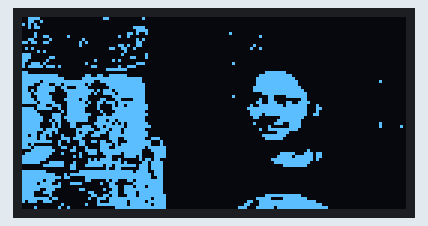
The program below on a simulated ESP32. Parts: 128×64 one-colour display.

Above: at 2.1 s.

The program:

main.cpp
```cpp
#include <Arduino.h>
#include <Wire.h>
#include <Adafruit_GFX.h>
#include <Adafruit_SSD1306.h>

#define SCREEN_WIDTH 128
#define SCREEN_HEIGHT 64

Adafruit_SSD1306 display(SCREEN_WIDTH, SCREEN_HEIGHT, &Wire, -1);

static const uint8_t image_data_Saraarray[1024] = {
    0x3c, 0x00, 0x00, 0x18, 0x00, 0x80, 0x00, 0x00, 0x00, 0x00, 0x00, 0x00, 0x00, 0x00, 0x00, 0x00,
    0x32, 0x00, 0x00, 0x00, 0x00, 0x00, 0x00, 0x00, 0x00, 0x00, 0x00, 0x00, 0x00, 0x00, 0x00, 0x00,
    0xa8, 0x00, 0x00, 0x00, 0x00, 0x00, 0x00, 0x00, 0x00, 0x00, 0x00, 0x00, 0x00, 0x00, 0x00, 0x00,
    0x2c, 0x00, 0x00, 0x00, 0x07, 0x80, 0x00, 0x00, 0x00, 0x00, 0x00, 0x00, 0x00, 0x00, 0x00, 0x00,
    0x00, 0x00, 0x00, 0x00, 0x03, 0xc0, 0x00, 0x00, 0x00, 0x00, 0x00, 0x00, 0x00, 0x00, 0x00, 0x00,
    0x08, 0x00, 0x00, 0x00, 0x1a, 0x40, 0x00, 0x00, 0x04, 0x00, 0x00, 0x00, 0x00, 0x00, 0x00, 0x00,
    0x09, 0x81, 0x00, 0x00, 0x90, 0x00, 0x00, 0x00, 0x00, 0x01, 0x00, 0x00, 0x00, 0x00, 0x00, 0x00,
    0x30, 0x40, 0x08, 0x00, 0x02, 0x80, 0x00, 0x00, 0x00, 0x00, 0x00, 0x00, 0x00, 0x00, 0x00, 0x00,
    0xd9, 0x80, 0x14, 0x00, 0x03, 0x00, 0x00, 0x00, 0x00, 0x00, 0x00, 0x00, 0x00, 0x00, 0x00, 0x00,
    0x00, 0x00, 0x10, 0x00, 0xd3, 0x00, 0x00, 0x00, 0x00, 0x04, 0x00, 0x00, 0x00, 0x00, 0x00, 0x00,
    0x50, 0x00, 0x00, 0x06, 0x64, 0x00, 0x00, 0x00, 0x00, 0x09, 0x00, 0x00, 0x00, 0x00, 0x00, 0x00,
    0x05, 0x00, 0x00, 0x00, 0x20, 0x00, 0x00, 0x00, 0x00, 0x00, 0x00, 0x00, 0x00, 0x00, 0x00, 0x00,
    0xe0, 0x00, 0x00, 0x00, 0x40, 0x40, 0x00, 0x00, 0x00, 0x00, 0x00, 0x00, 0x00, 0x00, 0x00, 0x00,
    0xe0, 0x60, 0x00, 0x00, 0x0c, 0x40, 0x00, 0x00, 0x00, 0x00, 0x00, 0x00, 0x00, 0x00, 0x00, 0x00,
    0xc0, 0x80, 0x00, 0x82, 0x80, 0x00, 0x00, 0x00, 0x00, 0x00, 0x00, 0x00, 0x00, 0x00, 0x00, 0x00,
    0x9d, 0x00, 0x04, 0x00, 0x03, 0x80, 0x00, 0x00, 0x02, 0x00, 0x00, 0x00, 0x00, 0x00, 0x00, 0x00,
    0xbe, 0xe8, 0x01, 0x80, 0x9c, 0x00, 0x00, 0x00, 0x00, 0x00, 0x00, 0x00, 0x00, 0x00, 0x00, 0x00,
    0x00, 0x00, 0x00, 0x0f, 0xe0, 0x00, 0x00, 0x00, 0x00, 0x00, 0x00, 0x00, 0x00, 0x00, 0x00, 0x00,
    0xc0, 0x00, 0x00, 0x00, 0x00, 0x00, 0x00, 0x00, 0x00, 0x00, 0x7f, 0x00, 0x00, 0x00, 0x00, 0x00,
    0xff, 0xf0, 0x06, 0x67, 0xe0, 0x00, 0x00, 0x00, 0x00, 0x01, 0xff, 0xc0, 0x00, 0x00, 0x00, 0x00,
    0xff, 0xfc, 0x0f, 0xff, 0xff, 0x00, 0x00, 0x00, 0x00, 0x03, 0xff, 0xe0, 0x00, 0x00, 0x00, 0x00,
    0xfd, 0xff, 0xff, 0x3f, 0xff, 0x00, 0x00, 0x00, 0x00, 0x03, 0xff, 0xf0, 0x00, 0x00, 0x01, 0x00,
    0xf3, 0x9b, 0xfa, 0x0f, 0xff, 0x80, 0x00, 0x00, 0x00, 0x03, 0xff, 0xf0, 0x00, 0x00, 0x00, 0x00,
    0xc7, 0xe6, 0x3c, 0x07, 0xff, 0x80, 0x00, 0x00, 0x00, 0x07, 0xff, 0xf8, 0x00, 0x00, 0x00, 0x00,
    0xd7, 0xe3, 0xff, 0x5d, 0xff, 0x80, 0x00, 0x00, 0x00, 0x07, 0xff, 0xfc, 0x00, 0x00, 0x00, 0x00,
    0xef, 0x81, 0xfe, 0x9e, 0xff, 0x80, 0x00, 0x00, 0x00, 0x00, 0xff, 0xfe, 0x00, 0x00, 0x00, 0x00,
    0xe7, 0xc1, 0xfc, 0x03, 0xff, 0x80, 0x00, 0x00, 0x02, 0x00, 0x30, 0xfe, 0x00, 0x00, 0x00, 0x00,
    0xf7, 0xc3, 0xec, 0x31, 0x87, 0x80, 0x00, 0x00, 0x00, 0x01, 0x30, 0x06, 0x00, 0x00, 0x00, 0x00,
    0xfb, 0xe1, 0xfa, 0x6e, 0xff, 0x80, 0x00, 0x00, 0x00, 0x03, 0x38, 0xcf, 0x00, 0x00, 0x00, 0x00,
    0x07, 0x39, 0xfc, 0x42, 0xdf, 0xc0, 0x00, 0x00, 0x00, 0x09, 0xfe, 0xfe, 0x20, 0x00, 0x00, 0x00,
    0xf7, 0xc9, 0xf8, 0x43, 0xff, 0xc0, 0x00, 0x00, 0x00, 0x1f, 0xff, 0xfe, 0x30, 0x00, 0x00, 0x00,
    0xf8, 0x05, 0xf8, 0x21, 0xff, 0x80, 0x00, 0x00, 0x00, 0x0f, 0xff, 0xfe, 0x20, 0x00, 0x00, 0x00,
    0xfc, 0x39, 0xfe, 0x13, 0xff, 0xc0, 0x00, 0x00, 0x00, 0x0f, 0x7f, 0xfe, 0x60, 0x00, 0x00, 0x00,
    0xfe, 0x3b, 0xfc, 0x7f, 0xff, 0x80, 0x00, 0x00, 0x00, 0x06, 0x03, 0xfc, 0x00, 0x00, 0x00, 0x00,
    0xfe, 0x59, 0xfc, 0x76, 0xff, 0x80, 0x00, 0x00, 0x00, 0x00, 0x07, 0xf8, 0x00, 0x00, 0x00, 0x00,
    0xfc, 0x28, 0xc0, 0xfd, 0x5f, 0xc0, 0x00, 0x00, 0x00, 0x04, 0x0e, 0x78, 0x00, 0x00, 0x01, 0x00,
    0xfc, 0x28, 0xce, 0x6f, 0xdf, 0xe0, 0x00, 0x00, 0x00, 0x00, 0x20, 0x78, 0x00, 0x00, 0x01, 0x02,
    0xfe, 0xf0, 0x3f, 0x3b, 0xbf, 0x80, 0x00, 0x00, 0x00, 0x01, 0x3f, 0xf0, 0x00, 0x00, 0x00, 0x00,
    0xf9, 0xd0, 0x2c, 0xf7, 0xbf, 0xc0, 0x00, 0x00, 0x00, 0x00, 0x07, 0x80, 0x00, 0x00, 0x00, 0x00,
    0xdb, 0x44, 0x39, 0xc7, 0xff, 0xc0, 0x00, 0x00, 0x00, 0x00, 0xff, 0x00, 0x00, 0x00, 0x00, 0x00,
    0xfb, 0x07, 0x70, 0x07, 0x3f, 0x9c, 0x00, 0x00, 0x00, 0x00, 0x7e, 0x00, 0x00, 0x00, 0x00, 0x00,
    0xff, 0xc9, 0x19, 0xb3, 0x1f, 0xe2, 0x00, 0x00, 0x00, 0x00, 0x00, 0x00, 0x00, 0x00, 0x00, 0x00,
    0xd0, 0x08, 0x18, 0x3d, 0x7f, 0xe2, 0x00, 0x00, 0x00, 0x00, 0x00, 0x00, 0x00, 0x00, 0x00, 0x00,
    0xef, 0xc6, 0x44, 0x39, 0xff, 0xbf, 0x00, 0x00, 0x00, 0x00, 0x00, 0x00, 0x00, 0x00, 0x00, 0x00,
    0x1f, 0xe0, 0xc7, 0xbf, 0xff, 0x1f, 0x00, 0x00, 0x00, 0x00, 0x00, 0x01, 0x00, 0x00, 0x00, 0x00,
    0x7f, 0xc4, 0x13, 0x9f, 0xbf, 0x0f, 0x00, 0x00, 0x00, 0x00, 0x03, 0xe3, 0xb0, 0x00, 0x00, 0x00,
    0xff, 0x80, 0x50, 0x0c, 0x3d, 0x0f, 0x00, 0x00, 0x00, 0x00, 0x07, 0xdf, 0xb0, 0x00, 0x00, 0x00,
    0xff, 0x00, 0x02, 0xbc, 0x81, 0x6c, 0x00, 0x00, 0x00, 0x00, 0x1f, 0xff, 0xa0, 0x00, 0x00, 0x00,
    0xfc, 0x7c, 0x43, 0xff, 0xa0, 0xde, 0x00, 0x00, 0x00, 0x00, 0x0f, 0xff, 0x00, 0x00, 0x00, 0x00,
    0x01, 0xfc, 0xc7, 0xed, 0xfd, 0xde, 0x00, 0x00, 0x00, 0x00, 0x01, 0xfe, 0x00, 0x00, 0x00, 0x00,
    0x00, 0x00, 0xc0, 0x09, 0x81, 0xde, 0x00, 0x00, 0x00, 0x00, 0x00, 0x00, 0x00, 0x00, 0x00, 0x00,
    0xff, 0x00, 0x1f, 0xff, 0xfb, 0xce, 0x00, 0x00, 0x00, 0x00, 0x00, 0x00, 0x00, 0x00, 0x00, 0x00,
    0xff, 0xe2, 0xff, 0xff, 0xff, 0xee, 0x00, 0x00, 0x00, 0x00, 0x00, 0x00, 0x00, 0x00, 0x00, 0x00,
    0xff, 0xfb, 0x07, 0xff, 0xff, 0xe6, 0x00, 0x00, 0x00, 0x00, 0x00, 0x00, 0x00, 0x00, 0x00, 0x00,
    0xfe, 0xe0, 0x06, 0x0b, 0x1b, 0xfe, 0x00, 0x00, 0x00, 0x00, 0x00, 0x00, 0x00, 0x00, 0x00, 0x00,
    0xfb, 0xc8, 0xf0, 0x26, 0x07, 0xfe, 0x00, 0x00, 0x00, 0x00, 0x00, 0x00, 0x00, 0x00, 0x00, 0x00,
    0xff, 0xf8, 0x00, 0x07, 0x3b, 0xbe, 0x00, 0x00, 0x00, 0x00, 0x00, 0x00, 0x00, 0x00, 0x00, 0x00,
    0xfc, 0xe0, 0x18, 0x13, 0x3f, 0xfe, 0x00, 0x00, 0x00, 0x00, 0x00, 0x00, 0x00, 0x00, 0x00, 0x00,
    0xf1, 0xc0, 0x03, 0x07, 0x3d, 0xfe, 0x00, 0x00, 0x00, 0x00, 0x00, 0x00, 0x00, 0x00, 0x00, 0x00,
    0xf0, 0x40, 0x01, 0x9b, 0x1d, 0xff, 0x00, 0x00, 0x00, 0x00, 0x7f, 0xf8, 0x00, 0x00, 0x00, 0x00,
    0xff, 0xb0, 0x02, 0x77, 0xff, 0xef, 0x00, 0x00, 0x00, 0x03, 0xe1, 0xfe, 0x00, 0x00, 0x00, 0x00,
    0xb9, 0xc0, 0x00, 0x47, 0xef, 0xbf, 0x00, 0x00, 0x00, 0x19, 0xff, 0xff, 0xc0, 0x00, 0x00, 0x00,
    0x00, 0x04, 0x04, 0x7f, 0xef, 0xef, 0x00, 0x00, 0x00, 0x31, 0xff, 0xff, 0xf0, 0x00, 0x00, 0x00,
    0x08, 0x09, 0x00, 0x01, 0xff, 0xff, 0x00, 0x00, 0x00, 0xe3, 0xf7, 0xff, 0xfc, 0x00, 0x00, 0x00
};

void setup() {
  Serial.begin(115200);

  if(!display.begin(SSD1306_SWITCHCAPVCC, 0x3C)) {
    Serial.println(F("SSD1306 allocation failed"));
    for(;;);
  }
  delay(2000); // Pause for 2 seconds

  // Clear the buffer.
  display.clearDisplay();

  // Draw bitmap on the screen
  display.drawBitmap(0, 0, image_data_Saraarray, 128, 64, 1);
  display.display();
}

void loop() {

}
```
